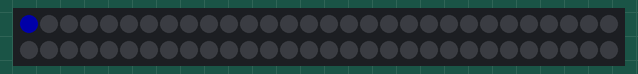
This sketch was run on a simulated Arduino Uno, built with avr-gcc and run on an emulated ATmega328P. Parts: 60 RGB LEDs in strip order, left to right, continuing on the next row. Dim RGB values are drawn brighter than linear.

Above: at 0.1 s.
At 19.1 s:
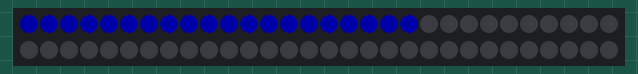
At 38.2 s:
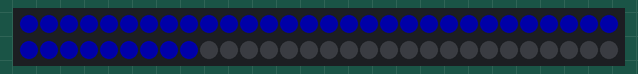

The sketch:

C6_NeoPixel.ino
```cpp
#include <Adafruit_NeoPixel.h>

// Which pin on the Arduino is connected to the NeoPixels?
// On a Trinket or Gemma we suggest changing this to 1:
#define LED_PIN    10

// How many NeoPixels are attached to the Arduino?
#define LED_COUNT 60

// Declare NeoPixel strip object:
Adafruit_NeoPixel strip(LED_COUNT, LED_PIN, NEO_GRB + NEO_KHZ800);
//   NEO_RGBW    Pixels are wired for RGBW bitstream (NeoPixel RGBW products)


void setup() {
  strip.begin();           // INITIALIZE NeoPixel strip object (REQUIRED)
  strip.show();            // Turn OFF all pixels ASAP
  strip.setBrightness(50); // Set BRIGHTNESS to about 1/5 (max = 255)
}

void loop() {
  // Fill along the length of the strip in various colors..

for(int i=0; i<strip.numPixels(); i++) {   // For each pixel in strip...
    strip.setPixelColor(i, (0, 0, 220));   //  Set pixel's color (in RAM)
    strip.show();                          //  Update strip to match
    delay(1000);                           //  Pause for a moment
  }

}
```
